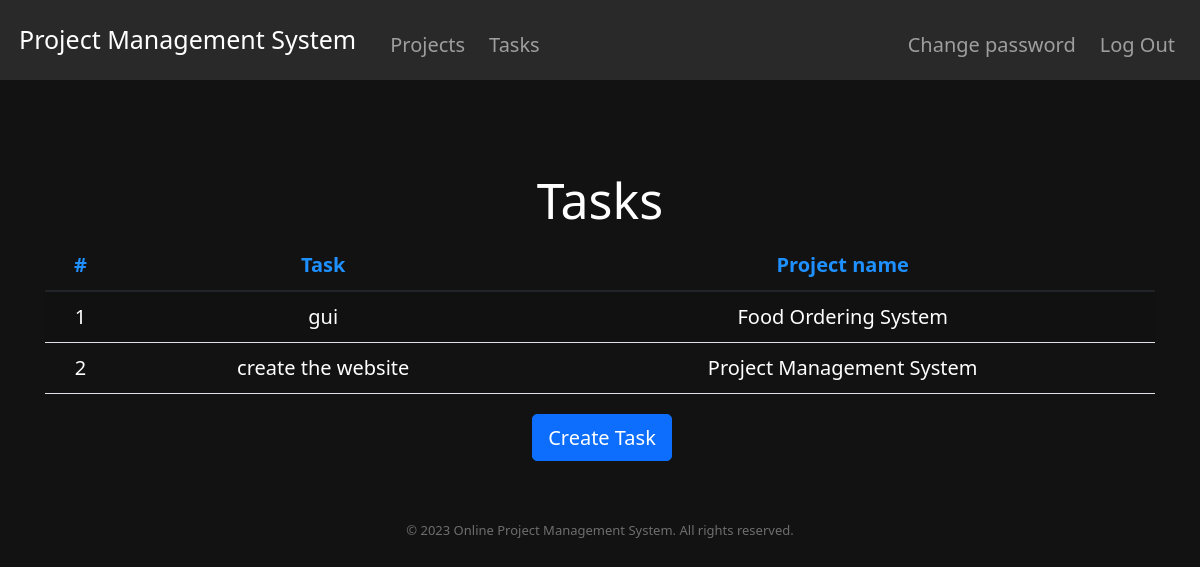
Page /tasks (signed in) on the committed database.
### tables this page shows
CREATE TABLE tasks (
        id INTEGER PRIMARY KEY AUTOINCREMENT NOT NULL,
        user_id INTEGER NOT NULL,
        task TEXT NOT NULL,
        project_id INTEGER NOT NULL,
        FOREIGN KEY (project_id) REFERENCES projects (id)
        FOREIGN KEY (user_id) REFERENCES users (id));

CREATE TABLE projects (
    id INTEGER PRIMARY KEY AUTOINCREMENT NOT NULL,
    user_id INTEGER NOT NULL,
    title TEXT NOT NULL,
    description TEXT, team_members TEXT NOT NULL,
    created_at TIMESTAMP DEFAULT CURRENT_TIMESTAMP,
    FOREIGN KEY (user_id) REFERENCES users (id)
);

### app.py (the view)
@app.route("/tasks")
@login_required
def project_tasks():
    query = """
        SELECT task, title
        FROM projects
        JOIN tasks ON projects.id = tasks.project_id
        WHERE projects.user_id = :user_id
    """
    user_id = session["user_id"]
    tasks = db.execute(query, user_id=user_id)
    return render_template("tasks.html", tasks=tasks)

### app.py (called while the page is built)
@app.after_request
def after_request(response):
    response.headers["Cache-Control"] = "no-cache, no-store, must-revalidate"
    response.headers["Expires"] = 0
    response.headers["Pragma"] = "no-cache"
    return response

def login_required(f):
    @wraps(f)
    def decorated_function(*args, **kwargs):
        if session.get("user_id") is None:
            return redirect("/login")
        return f(*args, **kwargs)
    return decorated_function

### templates/tasks.html (shortened to what this page needs)
{% extends "layout.html" %}
{% block main %}
    <div class="container">
        <h1>Tasks</h1>
        {% if tasks %}
            <table class="table table-striped">
                <thead>
                    <tr style="color:dodgerblue">
                        <th>#</th>
                        <th>Task</th>
                        <th>Project name</th>
                    </tr>
                </thead>
                <tbody>
                    {% for somthing in tasks %}
                        <tr>
                            <td style="color: white">{{ loop.index }}</td>
                            <td style="color: white">{{ somthing.task }}</td>
                            <td style="color: white">{{ somthing.title }}</td>
                        </tr>
                    {% endfor %}
                </tbody>
            </table>
        {% else %}
            <p>No tasks found.</p>
        {% endif %}
        <a href="/create-task" class="btn btn-primary">Create Task</a>
    </div>
{% endblock %}

### static/styles.css (style rules this page uses)
html, body, main { background-color: #121212; color: white; font-size: 20px; height: 80vh; }
a { text-decoration: none; margin-left: 4px; }
.container { margin-top: 30px; }

### rows in the picture
tasks: task "gui", title "Food Ordering System"
tasks: task "create the website", title "Project Management System"
